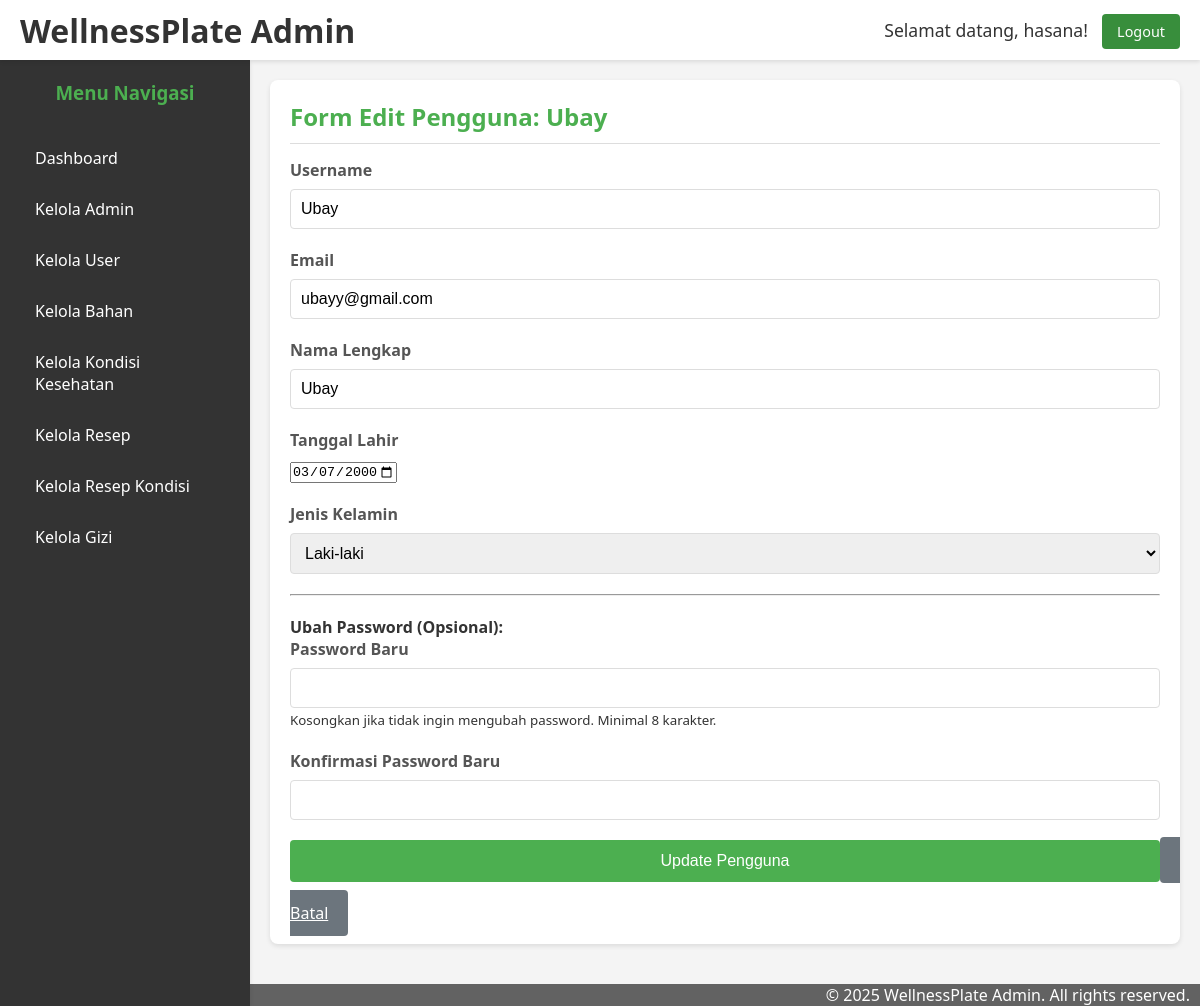
The app's page /admin/modules/users/edituser.php?id=U000000001 (signed in) with its own data.
### tables this page shows
CREATE TABLE `users` (
  `id_user` varchar(10) NOT NULL,
  `username` varchar(50) NOT NULL,
  `password` varchar(255) NOT NULL,
  `email` varchar(100) NOT NULL,
  `nama_lengkap` varchar(100) DEFAULT NULL,
  `tanggal_lahir` date DEFAULT NULL,
  `jenis_kelamin` enum('L','P') DEFAULT NULL,
  `created_at` datetime DEFAULT CURRENT_TIMESTAMP,
  `updated_at` datetime DEFAULT CURRENT_TIMESTAMP ON UPDATE CURRENT_TIMESTAMP
);

### admin/modules/users/edituser.php (the view, shortened to what this page needs)
<?php
if (!isset($base_url)) {
    $base_url = "/";
}
?>
<!DOCTYPE html>
<html lang="id">
<head>
    <link rel="stylesheet" href="../../style.css">
</head>
<body class="dashboard-body">
    <header class="page-header">
        <div class="logo-area">
            <h1><a href="<?php echo $base_url; ?>/dashboard.php" style="color: inherit; text-decoration: none;">WellnessPlate Admin</a></h1>
        </div>
        <div class="admin-info">
            <span class="welcome-admin" style="margin-right: 10px;">Selamat datang, <?php echo htmlspecialchars($_SESSION['admin_nama']); ?>!</span>
            <a href="/logout.php" class="logout-btn">Logout</a>
        </div>
    </header>
    <div class="main-wrapper">
        <?php
        include_once  '../../templates/sidebar.php';
        ?>
        <main class="content-area">
<?php
require_once __DIR__ . '/../../../config/koneksi.php';
$id_user_to_edit = $_GET['id'] ?? null;
$base_url = "/admin/modules/users/";
$stmt_get_user = mysqli_prepare($koneksi, "SELECT username, email, nama_lengkap, tanggal_lahir, jenis_kelamin FROM users WHERE id_user = ?");
mysqli_stmt_bind_param($stmt_get_user, "s", $id_user_to_edit);
mysqli_stmt_execute($stmt_get_user);
$result_user = mysqli_stmt_get_result($stmt_get_user);
$user_data_db = mysqli_fetch_assoc($result_user);
$user_data_db['jenis_kelamin_text'] = '';
if ($user_data_db['jenis_kelamin'] === 'L') $user_data_db['jenis_kelamin_text'] = 'Laki-laki';
elseif ($user_data_db['jenis_kelamin'] === 'P') $user_data_db['jenis_kelamin_text'] = 'Perempuan';
$form_input = isset($_SESSION['form_input_user_edit']) ? $_SESSION['form_input_user_edit'] : $user_data_db;
if (!isset($_SESSION['form_input_user_edit'])) {
    $form_input['jenis_kelamin_text'] = $user_data_db['jenis_kelamin_text'];
} else {
    $form_input['jenis_kelamin_text'] = $form_input['jenis_kelamin_text'] ?? $user_data_db['jenis_kelamin_text'];
}
?>
<div class="container mx-auto py-8">
    <div class="card">
        <div class="card-header">
            <h2>Form Edit Pengguna: <?php echo htmlspecialchars($user_data_db['username']); ?></h2>
        </div>
        <div class="card-body">
            <form action="konfirmasiedituser.php" method="POST">
                <div class="form-group">
                    <label for="username">Username</label>
                    <input type="text" id="username" name="username" value="<?php echo htmlspecialchars($form_input['username'] ?? ''); ?>" required maxlength="50">
                </div>
                <div class="form-group">
                    <label for="email">Email</label>
                    <input type="email" id="email" name="email" value="<?php echo htmlspecialchars($form_input['email'] ?? ''); ?>" required maxlength="100">
                </div>
                <div class="form-group">
                    <label for="nama_lengkap">Nama Lengkap</label>
                    <input type="text" id="nama_lengkap" name="nama_lengkap" value="<?php echo htmlspecialchars($form_input['nama_lengkap'] ?? ''); ?>" required maxlength="100">
                </div>
                <div class="form-group">
                    <label for="tanggal_lahir">Tanggal Lahir</label>
                    <input type="date" id="tanggal_lahir" name="tanggal_lahir" value="<?php echo htmlspecialchars($form_input['tanggal_lahir'] ?? ''); ?>" required max="<?php echo date('Y-m-d'); ?>">
                </div>
                <div class="form-group">
                    <label for="jenis_kelamin">Jenis Kelamin</label>
                    <select id="jenis_kelamin" name="jenis_kelamin_text" required>
                        <option value="Laki-laki" <?php echo (isset($form_input['jenis_kelamin_text']) && $form_input['jenis_kelamin_text'] == 'Laki-laki') ? 'selected' : ''; ?>>Laki-laki</option>
                    </select>
                </div>
                <hr style="margin: 20px 0;">
                <p><strong>Ubah Password (Opsional):</strong></p>
                <div class="form-group">
                    <label for="password_baru">Password Baru</label>
                    <input type="password" id="password_baru" name="password_baru" minlength="8">
                    <small>Kosongkan jika tidak ingin mengubah password. Minimal 8 karakter.</small>
                </div>
                <div class="form-group">
                    <label for="konfirmasi_password_baru">Konfirmasi Password Baru</label>
                    <input type="password" id="konfirmasi_password_baru" name="konfirmasi_password_baru">
                </div>
                <button type="submit" class="btn">Update Pengguna</button>
                <a href="<?php echo $base_url; ?>user.php" class="btn" style="background-color: #6c757d;"> Batal</a>
            </form>
        </div>
    </div>
</div>
        </main>
    </div>
    <footer>
        <div style="background-color:rgb(98, 98, 98);">
            <p style="text-align: right; margin-right: 10px; color: #fff;">© <?php echo date("Y"); ?> WellnessPlate Admin. All rights reserved.</p>
        </div>
    </footer>
</body>
</html>

### admin/style.css (style rules this page uses)
:root { --primary-green: #4caf50; --light-green: #81c784; --dark-green: #388e3c; --off-white: #f4f4f4; --text-color: #333; --border-color: #ddd; --box-shadow: 0 2px 5px rgba(0, 0, 0, 0.1); --header-height: 60px; --sidebar-width: 250px; }
* { margin: 0; padding: 0; box-sizing: border-box; }
html, body { height: 100%; margin: 0; padding: 0; overflow: hidden; font-family: "Segoe UI", Tahoma, Geneva, Verdana, sans-serif; }
body.dashboard-body { background-color: var(--off-white); color: var(--text-color); overflow: hidden; }
.page-header { position: fixed; top: 0; left: 0; right: 0; height: var(--header-height); background-color: #fff; padding: 0 20px; display: flex; justify-content: space-between; align-items: center; box-shadow: var(--box-shadow); z-index: 1000; }
.main-wrapper { margin-top: var(--header-height); margin-left: var(--sidebar-width); height: calc(100vh - var(--header-height)); overflow-y: auto; }
.content-area { padding: 20px; min-height: 100%; }
.page-header .welcome-admin { font-size: 1.1em; }
.page-header .logout-btn { background-color: var(--dark-green); color: white; padding: 8px 15px; text-decoration: none; border-radius: 4px; font-size: 0.9em; transition: background-color 0.3s ease; }
.card { background-color: #fff; padding: 20px; border-radius: 8px; box-shadow: var(--box-shadow); margin-bottom: 20px; }
.card-header { border-bottom: 1px solid var(--border-color); padding-bottom: 10px; margin-bottom: 15px; display: flex; justify-content: space-between; align-items: center; }
.card-header h2, .card-header h3 { margin: 0; color: var(--primary-green); }
.btn, .btna { background-color: var(--primary-green); color: white; padding: 12px 20px; border: none; border-radius: 4px; cursor: pointer; font-size: 16px; transition: background-color 0.3s ease; }
.btn { width: 100%; margin-bottom: 20px; }
.form-group { margin-bottom: 20px; text-align: left; }
.form-group label { display: block; margin-bottom: 8px; font-weight: bold; color: #555; }
.form-group input[type="text"], .form-group input[type="password"], .form-group input[type="email"], .form-group textarea, .form-group select { width: 100%; padding: 10px; border: 1px solid var(--border-color); border-radius: 4px; font-size: 16px; }
.dashboard-body { display: flex; flex-direction: column; align-items: normal; justify-content: normal; }
.page-header { background-color: #fff; padding: 15px 20px; box-shadow: var(--box-shadow); display: flex; justify-content: space-between; align-items: center; color: var(--text-color); height: 60px; box-sizing: border-box; }
.page-header .logout-btn { background-color: var(--dark-green); color: white; padding: 8px 15px; text-decoration: none; border-radius: 4px; font-size: 0.9em; }
html, body { margin: 0; padding: 0; height: 100%; overflow: hidden; }
body { display: flex; flex-direction: column; }
.content-area { overflow-y: auto; -webkit-overflow-scrolling: touch; }
.card { margin-bottom: 20px; }
.page-header, .sidebar { box-shadow: 0 2px 4px rgba(0,0,0,0.1); }

### records on screen
users: username "Ubay", email "ubayy@gmail.com", nama_lengkap "Ubay", tanggal_lahir "03/07/2000"

### other values on screen
$_SESSION['admin_nama'] "hasana"
